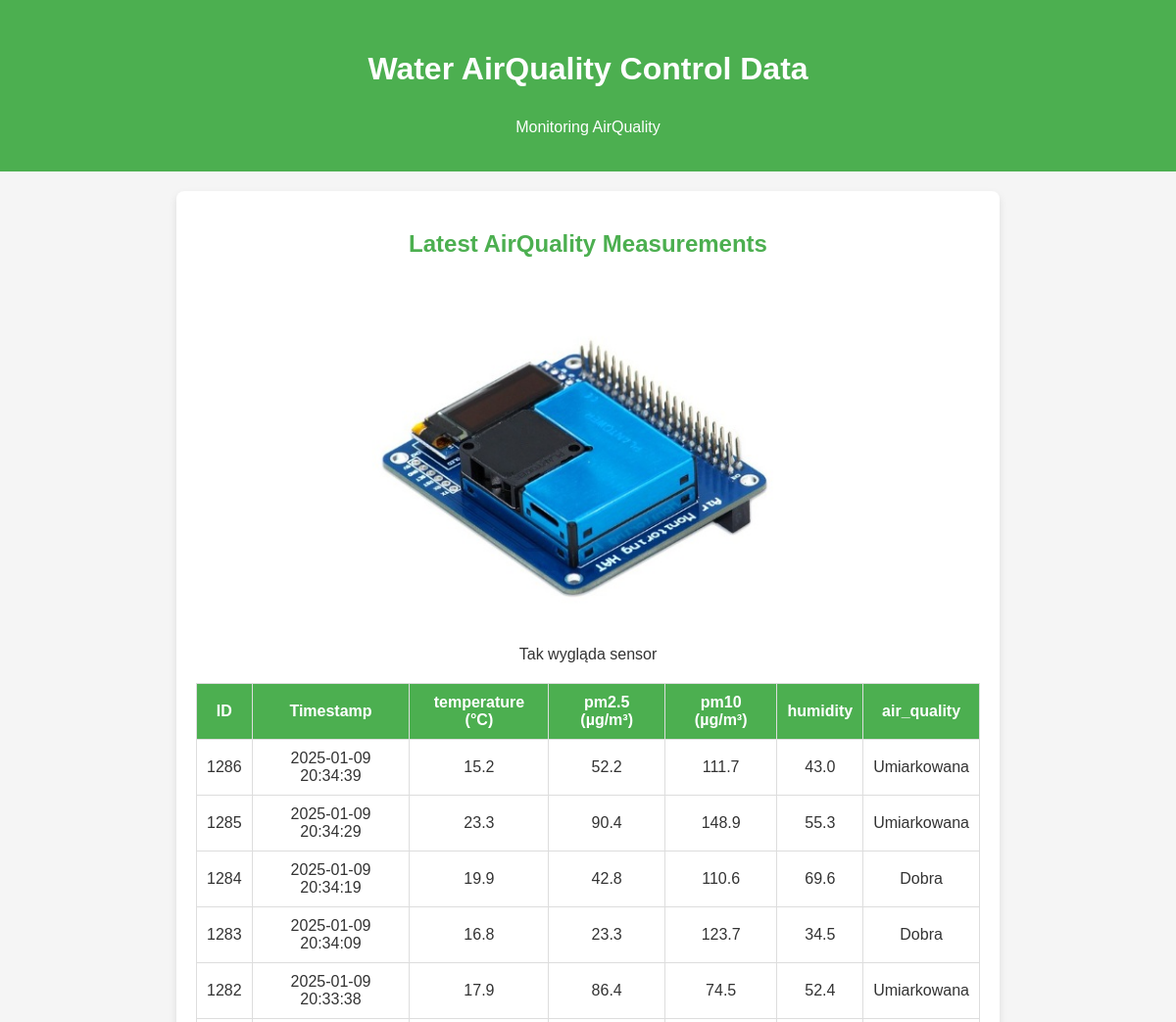
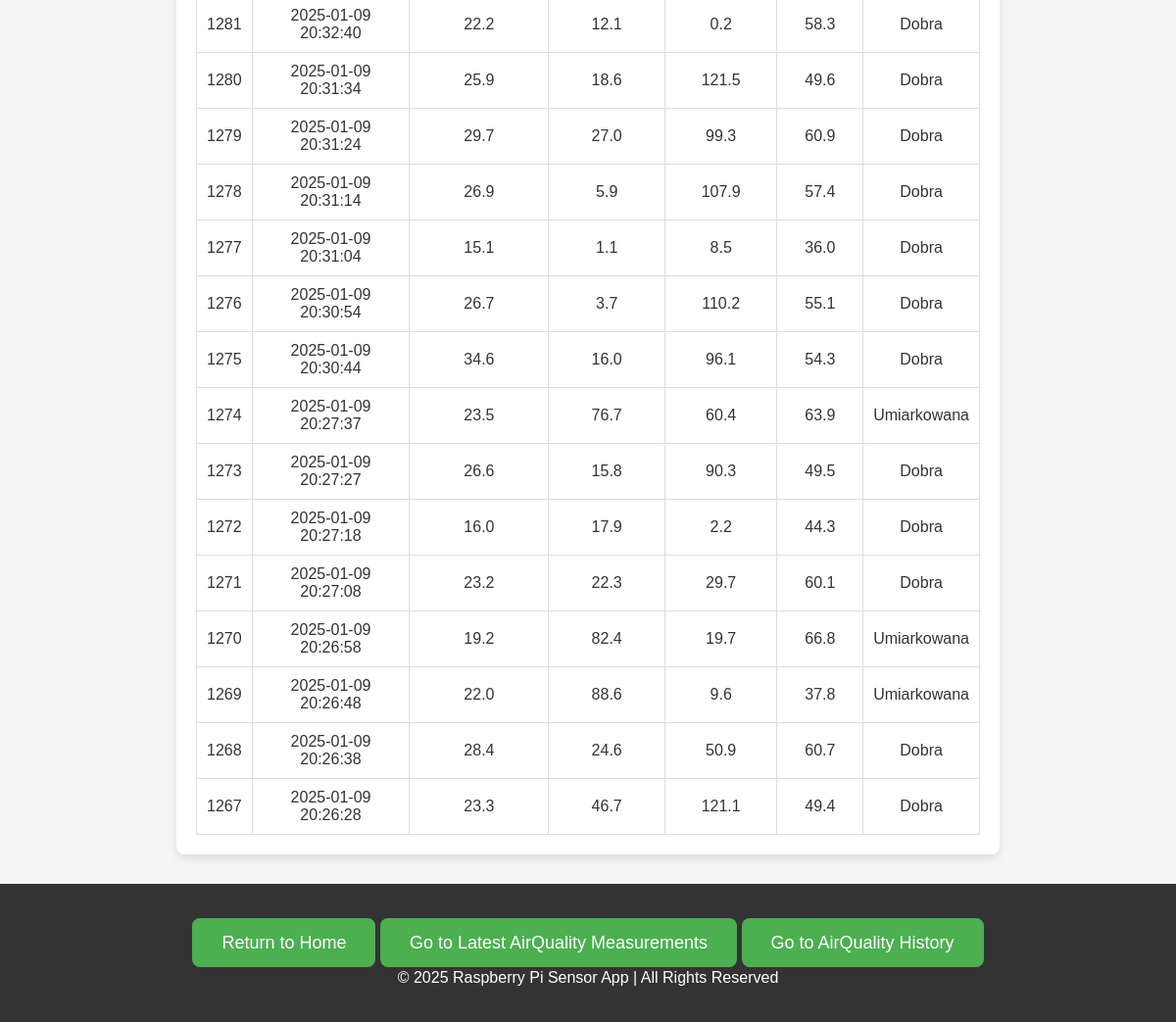
Before: /air_quality with the older database file (2 pictures, top to bottom).
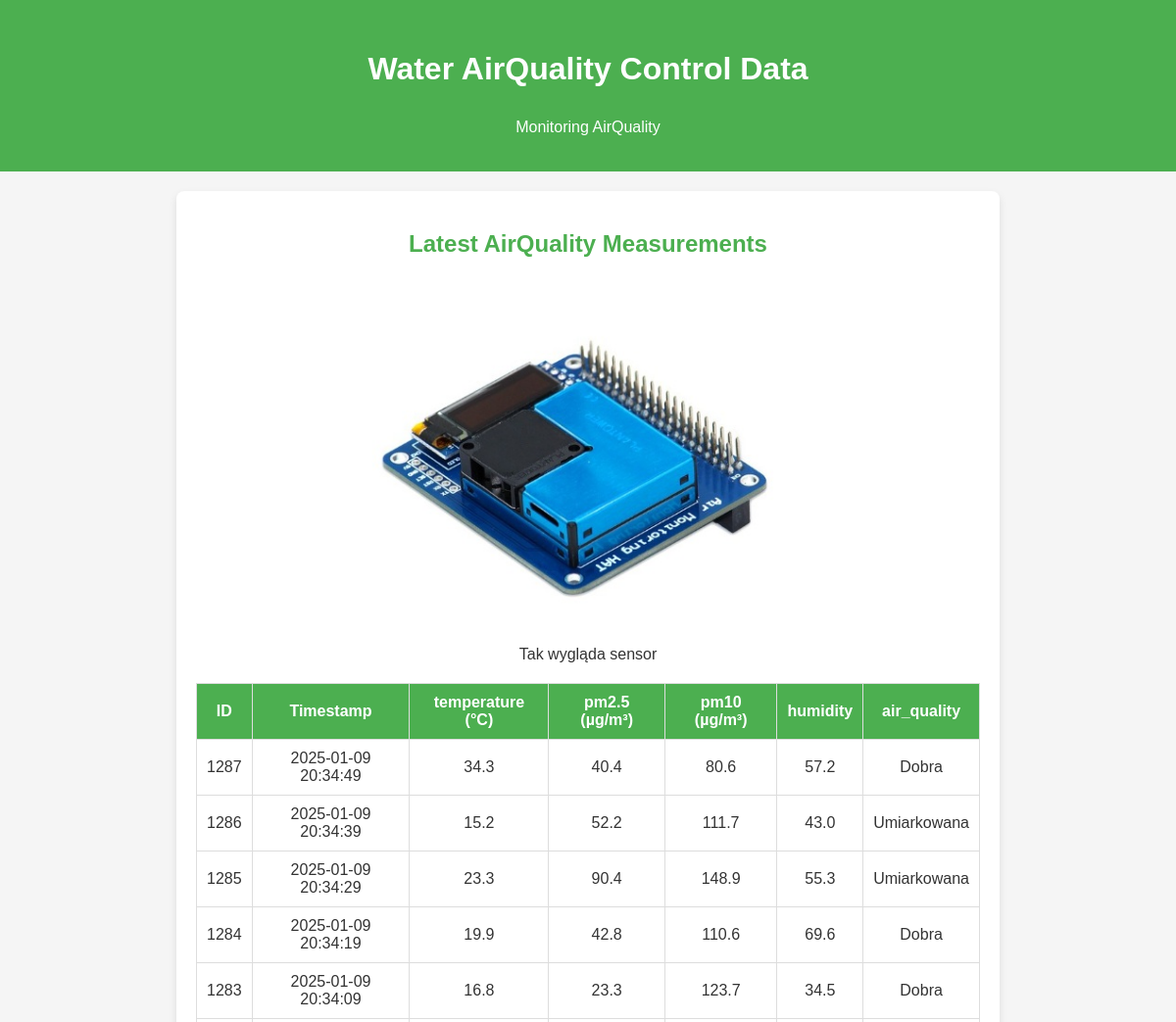
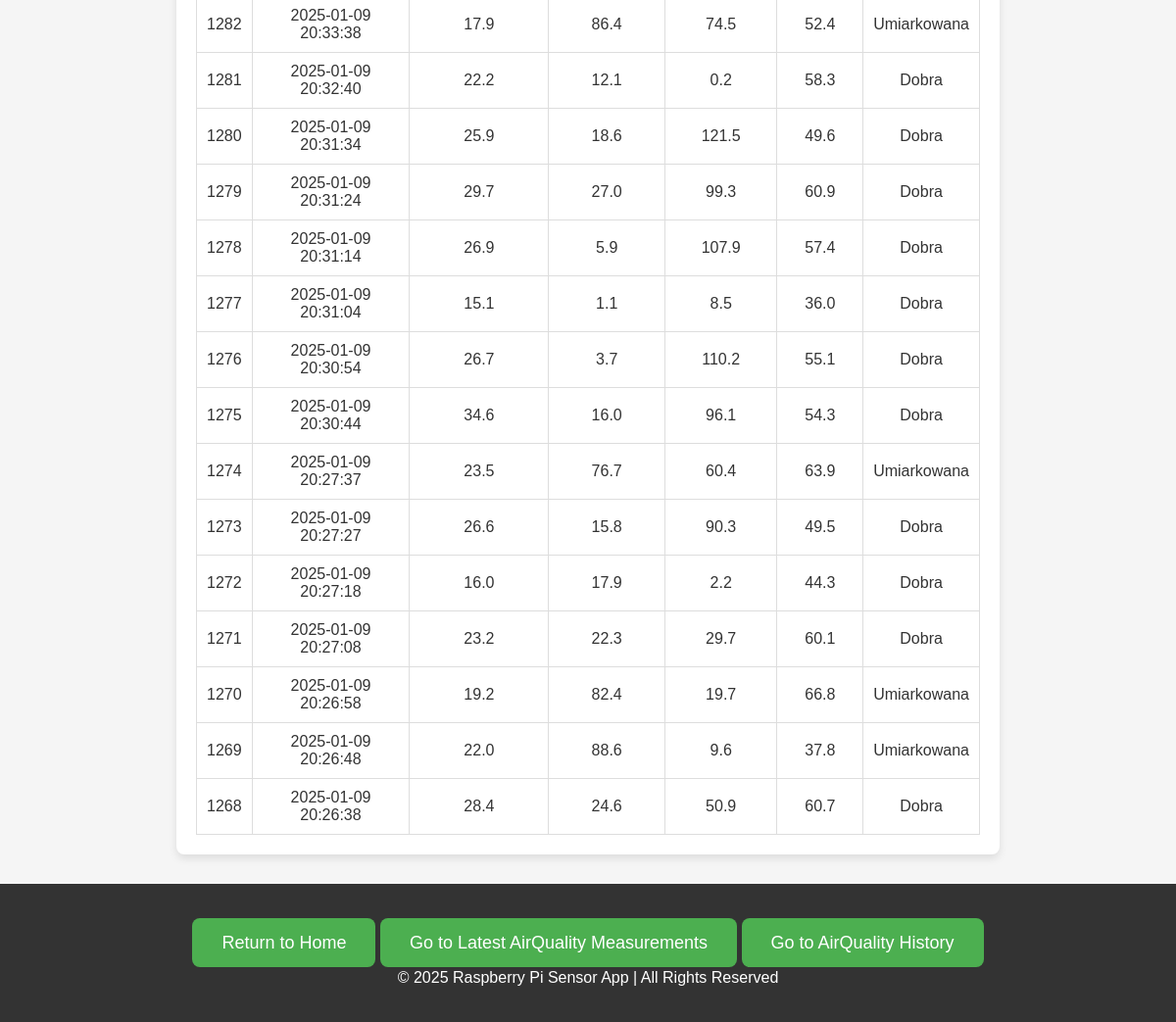
After: the same page with the newer database file (2 pictures, top to bottom).
### tables this page shows
CREATE TABLE air_control (
            id INTEGER PRIMARY KEY AUTOINCREMENT,
            timestamp DATETIME DEFAULT CURRENT_TIMESTAMP,
            pm25 REAL,
            pm10 REAL,
            temperature REAL,
            humidity REAL,
            air_quality TEXT
        );

### app.py (the view)
@app.route('/air_quality')
def air_quality_page():
    conn = sqlite3.connect(DB_PATH)
    cursor = conn.cursor()
    cursor.execute("""
                   SELECT id, timestamp, temperature, pm25, pm10, humidity, air_quality
                   FROM air_control
                   ORDER BY timestamp DESC LIMIT 20
                   """)
    measurements = cursor.fetchall()
    conn.close()
    return render_template('air_quality.html', measurements=measurements)

### templates/air_quality.html (shortened to what this page needs)
<!DOCTYPE html>
<html lang="en">
<head>
    <link rel="stylesheet" href="static/css/index.css">
</head>
<body>
    <header>
        <p class="welcome-msg">Water AirQuality Control Data</p>
        <p>Monitoring AirQuality</p>
    </header>
    <div class="container">
        <h2>Latest AirQuality Measurements</h2>
        <div class="image-container">
            <img src="static/images/czujnik_pm_10.jpg" alt="Water Quality" class="resized-image">
            <p>Tak wygląda sensor</p>
        </div>
        <table>
            <thead>
                <tr>
                    <th>ID</th>
                    <th>Timestamp</th>
                    <th>temperature (&deg;C)</th>
                    <th>pm2.5 (&micro;g/m³)</th>
                    <th>pm10 (&micro;g/m³)</th>
                    <th>humidity</th>
                    <th>air_quality</th>
                </tr>
            </thead>
            <tbody>
                {% for measurement in measurements %}
                    <tr>
                        <td>{{ measurement[0] }}</td>
                        <td>{{ measurement[1] }}</td>
                        <td>{{ measurement[2] }}</td>
                        <td>{{ measurement[3] }}</td>
                        <td>{{ measurement[4] }}</td>
                        <td>{{ measurement[5] }}</td>
                        <td>{{ measurement[6] }}</td>
                    </tr>
                {% endfor %}
            </tbody>
        </table>
    </div>
    <footer>
        <div class="cta">
            <a href="/" class="button">Return to Home</a>
            <a href="/air_quality" class="button">Go to Latest AirQuality Measurements</a>
            <a href="/air_quality_history" class="button">Go to AirQuality History</a>
        </div>
        <p>&copy; 2025 Raspberry Pi Sensor App | All Rights Reserved</p>
    </footer>
</body>
</html>

### static/css/index.css (style rules this page uses)
body { font-family: Arial, sans-serif; margin: 0; padding: 0; background: #f5f5f5; color: #333; }
header { background: #4CAF50; color: white; padding: 20px 0; text-align: center; }
h1, h2 { color: #4CAF50; text-align: center; }
table { width: 100%; border-collapse: collapse; margin-top: 20px; }
table, th, td { border: 1px solid #ddd; }
th, td { padding: 10px; text-align: center; }
th { background: #4CAF50; color: white; }
.cta { text-align: center; margin-top: 30px; }
.cta a { background: #4CAF50; color: white; text-decoration: none; padding: 15px 30px; border-radius: 8px; font-size: 18px; }
.welcome-msg { color: white; font-size: 2rem; font-weight: bold; }
.container { max-width: 800px; margin: 20px auto; padding: 20px; background: white; border-radius: 8px; box-shadow: 0 4px 8px rgba(0, 0, 0, 0.1); }
footer { text-align: center; padding: 20px 0; background: #333; color: white; margin-top: 30px; }
.image-container { text-align: center; }
.resized-image { width: 100%; max-width: 500px; height: auto; }

Changed rows visible on the page:
no longer on this page (row unchanged): air_control: id "1267", timestamp "2025-01-09 20:26:28", temperature "23.3", pm25 "46.7", pm10 "121.1", humidity "49.4", air_quality "Dobra"
added air_control: id "1287", timestamp "2025-01-09 20:34:49", temperature "34.3", pm25 "40.4", pm10 "80.6", humidity "57.2", air_quality "Dobra"
